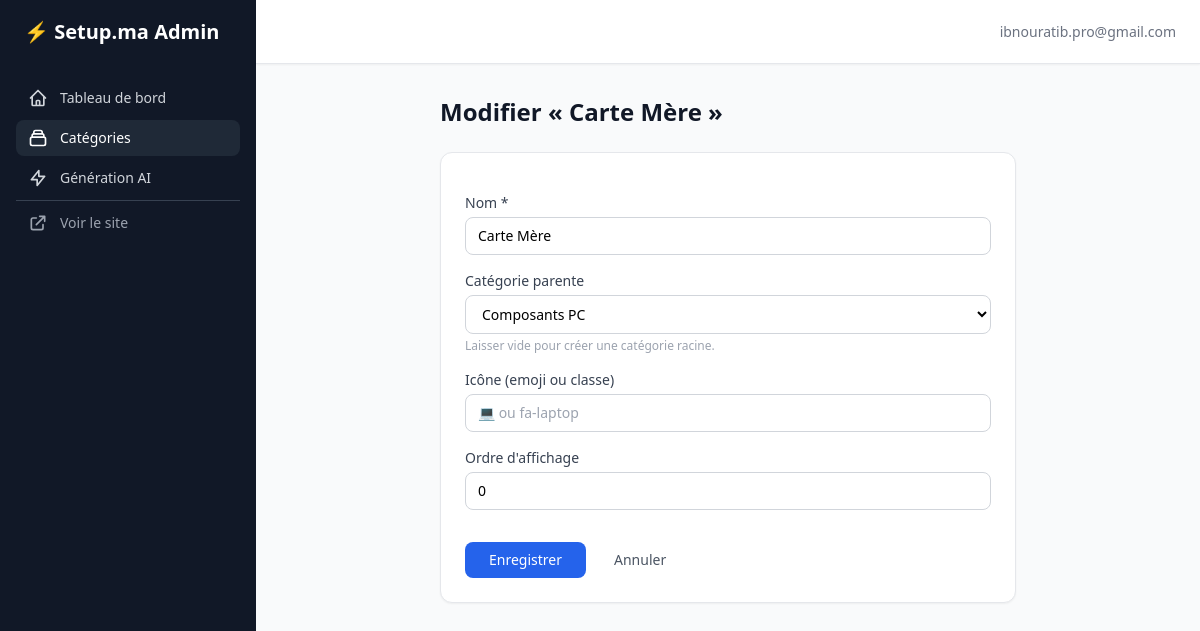
The page /admin-panel/categories/16/edit/ (signed in) on the database its author committed.
### accounts/models.py (models this page shows, shortened)
class User(AbstractBaseUser, PermissionsMixin, TimeStampedModel):
    USER_TYPE_CHOICES = [
        ('particulier', 'Particulier'),
        ('boutique', 'Boutique'),
    ]
    email = models.EmailField(unique=True, verbose_name="Adresse email")
    phone_whatsapp = models.CharField(max_length=20, blank=True, verbose_name="WhatsApp")
    first_name = models.CharField(max_length=150, blank=True, verbose_name="Prénom")
    last_name = models.CharField(max_length=150, blank=True, verbose_name="Nom")
    user_type = models.CharField(max_length=20, choices=USER_TYPE_CHOICES, verbose_name="Type")
    is_active = models.BooleanField(default=True)
    is_staff = models.BooleanField(default=False)
    date_joined = models.DateTimeField(auto_now_add=True)
    objects = CustomUserManager()
    USERNAME_FIELD = 'email'
    REQUIRED_FIELDS = []
    class Meta:
        verbose_name = "Utilisateur"
        verbose_name_plural = "Utilisateurs"

### catalog/models.py (models this page shows, shortened)
class Category(TimeStampedModel):
    name = models.CharField(max_length=255, verbose_name="Nom")
    slug = models.SlugField(unique=True, max_length=255)
    parent = models.ForeignKey(
        'self',
        on_delete=models.CASCADE,
        null=True,
        blank=True,
        related_name='children',
        verbose_name="Catégorie parente",
    )
    icon = models.CharField(max_length=100, blank=True, verbose_name="Icône")
    order = models.PositiveIntegerField(default=0, verbose_name="Ordre")
    class Meta:
        verbose_name = "Catégorie"
        verbose_name_plural = "Catégories"
        ordering = ['order', 'name']

### adminpanel/views.py (the view, shortened to what this page needs)
# urls.py: path('categories/<int:pk>/edit/', views.CategoryEditView.as_view(), name='category-edit'),
class CategoryEditView(StaffRequiredMixin, View):
    def get(self, request, pk):
        category = get_object_or_404(Category, pk=pk)
        parents = Category.objects.filter(parent__isnull=True).exclude(pk=pk).order_by('order', 'name')
        return render(request, 'adminpanel/categories/form.html', {
            'category': category,
            'parents': parents,
            'title': f'Modifier « {category.name} »',
        })

### adminpanel/views.py (called while the page is built)
    def test_func(self):
        return self.request.user.is_authenticated and self.request.user.is_staff

### adminpanel/templates/adminpanel/categories/form.html (shortened to what this page needs)
{% extends "adminpanel/base.html" %}
{% block content %}
<div class="max-w-xl mx-auto">
    <h1 class="text-2xl font-bold text-gray-900 mb-6">{{ title }}</h1>
    <form method="post" class="bg-white rounded-xl shadow-sm border border-gray-200 p-6 space-y-4">
        <div>
            <label for="name" class="block text-sm font-medium text-gray-700 mb-1">Nom *</label>
            <input type="text" name="name" id="name" required
                   value="{{ category.name|default:'' }}"
                   class="w-full px-3 py-2 border border-gray-300 rounded-lg text-sm focus:outline-none focus:ring-2 focus:ring-blue-500">
        </div>
        <div>
            <label for="parent" class="block text-sm font-medium text-gray-700 mb-1">Catégorie parente</label>
            <select name="parent" id="parent"
                    class="w-full px-3 py-2 border border-gray-300 rounded-lg text-sm bg-white focus:outline-none focus:ring-2 focus:ring-blue-500">
                {% for p in parents %}
                <option value="{{ p.pk }}" {% if category.parent_id == p.pk %}selected{% endif %}>{{ p.name }}</option>
                {% endfor %}
            </select>
            <p class="text-xs text-gray-400 mt-1">Laisser vide pour créer une catégorie racine.</p>
        </div>
        <div>
            <label for="icon" class="block text-sm font-medium text-gray-700 mb-1">Icône (emoji ou classe)</label>
            <input type="text" name="icon" id="icon"
                   value="{{ category.icon|default:'' }}"
                   class="w-full px-3 py-2 border border-gray-300 rounded-lg text-sm focus:outline-none focus:ring-2 focus:ring-blue-500"
                   placeholder="💻 ou fa-laptop">
        </div>
        <div>
            <label for="order" class="block text-sm font-medium text-gray-700 mb-1">Ordre d'affichage</label>
            <input type="number" name="order" id="order" min="0"
                   value="{{ category.order|default:'0' }}"
                   class="w-full px-3 py-2 border border-gray-300 rounded-lg text-sm focus:outline-none focus:ring-2 focus:ring-blue-500">
        </div>
        <div class="flex items-center gap-3 pt-4">
            <button type="submit" class="px-6 py-2 bg-blue-600 hover:bg-blue-700 text-white text-sm font-medium rounded-lg transition-colors">
                {% if category %}Enregistrer{% else %}Créer{% endif %}
            </button>
            <a href="{% url 'adminpanel:category-list' %}" class="px-4 py-2 text-sm text-gray-600 hover:text-gray-800">Annuler</a>
        </div>
    </form>
</div>
{% endblock %}

### adminpanel/templates/adminpanel/base.html (shortened to what this page needs)
<!DOCTYPE html>
<html lang="fr" class="h-full bg-gray-50">
<head>
    <script src="https://cdn.tailwindcss.com"></script>
</head>
<body class="h-full">
    <div class="min-h-full">
        <div class="flex">
            <aside class="hidden lg:flex lg:flex-col lg:w-64 lg:fixed lg:inset-y-0 bg-gray-900">
                <div class="flex items-center h-16 px-6">
                    <a href="{% url 'adminpanel:dashboard' %}" class="text-white text-xl font-bold">
                        ⚡ Setup.ma Admin
                    </a>
                </div>
                <nav class="flex-1 px-4 py-4 space-y-1">
                    <a href="{% url 'adminpanel:dashboard' %}"
                       class="flex items-center px-3 py-2 text-sm font-medium rounded-lg {% if request.resolver_match.url_name == 'dashboard' %}bg-gray-800 text-white{% else %}text-gray-300 hover:bg-gray-800 hover:text-white{% endif %}">
                        <svg class="w-5 h-5 mr-3" fill="none" stroke="currentColor" viewBox="0 0 24 24"><path stroke-linecap="round" stroke-linejoin="round" stroke-width="2" d="M3 12l2-2m0 0l7-7 7 7M5 10v10a1 1 0 001 1h3m10-11l2 2m-2-2v10a1 1 0 01-1 1h-3m-6 0a1 1 0 001-1v-4a1 1 0 011-1h2a1 1 0 011 1v4a1 1 0 001 1m-6 0h6"/></svg>
                        Tableau de bord
                    </a>
                    <a href="{% url 'adminpanel:category-list' %}"
                       class="flex items-center px-3 py-2 text-sm font-medium rounded-lg {% if 'categor' in request.resolver_match.url_name %}bg-gray-800 text-white{% else %}text-gray-300 hover:bg-gray-800 hover:text-white{% endif %}">
                        <svg class="w-5 h-5 mr-3" fill="none" stroke="currentColor" viewBox="0 0 24 24"><path stroke-linecap="round" stroke-linejoin="round" stroke-width="2" d="M19 11H5m14 0a2 2 0 012 2v6a2 2 0 01-2 2H5a2 2 0 01-2-2v-6a2 2 0 012-2m14 0V9a2 2 0 00-2-2M5 11V9a2 2 0 012-2m0 0V5a2 2 0 012-2h6a2 2 0 012 2v2M7 7h10"/></svg>
                        Catégories
                    </a>
                    <a href="{% url 'adminpanel:ai-generate' %}"
                       class="flex items-center px-3 py-2 text-sm font-medium rounded-lg {% if 'ai' in request.resolver_match.url_name %}bg-gray-800 text-white{% else %}text-gray-300 hover:bg-gray-800 hover:text-white{% endif %}">
                        <svg class="w-5 h-5 mr-3" fill="none" stroke="currentColor" viewBox="0 0 24 24"><path stroke-linecap="round" stroke-linejoin="round" stroke-width="2" d="M13 10V3L4 14h7v7l9-11h-7z"/></svg>
                        Génération AI
                    </a>
                    <hr class="my-4 border-gray-700">
                    <a href="{% url 'home' %}" class="flex items-center px-3 py-2 text-sm font-medium text-gray-400 rounded-lg hover:bg-gray-800 hover:text-white">
                        <svg class="w-5 h-5 mr-3" fill="none" stroke="currentColor" viewBox="0 0 24 24"><path stroke-linecap="round" stroke-linejoin="round" stroke-width="2" d="M10 6H6a2 2 0 00-2 2v10a2 2 0 002 2h10a2 2 0 002-2v-4M14 4h6m0 0v6m0-6L10 14"/></svg>
                        Voir le site
                    </a>
                </nav>
            </aside>
            <div class="lg:pl-64 flex flex-col flex-1">
                <header class="sticky top-0 z-10 flex h-16 items-center gap-4 border-b bg-white px-6 shadow-sm">
                    <span class="text-sm text-gray-500">{{ request.user.email }}</span>
                </header>
                <main class="flex-1 px-6 py-8">
                    {% block content %}{% endblock %}
                </main>
            </div>
        </div>
    </div>
</body>
</html>

### rows shown on the page
User: user.email "ibnouratib.pro@gmail.com"
Category: name "Carte Mère", parent "Composants PC", order "0"

### other values the page prints
{{ title }} "Modifier « Carte Mère »"
